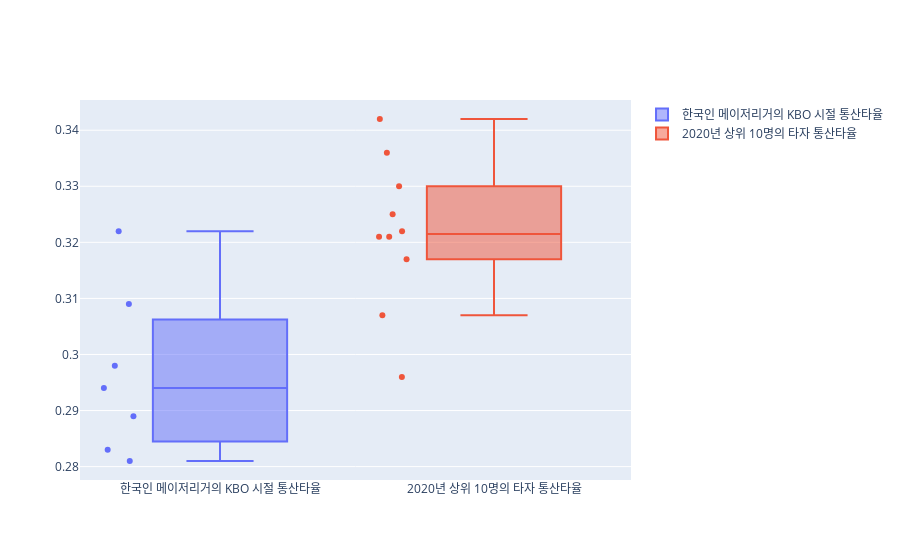

This figure's notebook cell:
### Markdown cell above
- <h3>한국인 메이저리거들의 KBO 선수시절 평균타율이 2020년 KBO 상위 10명 평균타율보다 낮았다.</h3>

### Code cell
hitter_majorleaguer_df_by_career = pd.DataFrame(columns=['이름', '타율'])
top10_hitter_df_by_career = pd.DataFrame(columns=['이름', '타율'])

for idx, name in enumerate(hitter_majorleaguer['Name']):
    #print(korean_majorleaguer_dict[name])
    temp_data = [name, float(korean_majorleaguer_dict[name].iloc[korean_majorleaguer_dict[name].shape[0]-1]['타율'])]
    hitter_majorleaguer_df_by_career.loc[idx] = temp_data
    
for idx, name in enumerate(top10_hitter_dict.keys()):
    temp_data = [name, float(top10_hitter_dict[name].iloc[top10_hitter_dict[name].shape[0]-1]['타율'])]
    top10_hitter_df_by_career.loc[idx] = temp_data
    
hovertemplate_ = hitter_majorleaguer_df_by_career['이름'].to_list()

fig = go.Figure()
fig.add_trace(go.Box(y=hitter_majorleaguer_df_by_career['타율'],
                     boxpoints='all',
                    name='한국인 메이저리거의 KBO 시절 통산타율',
                     text=['이름: {}<br>타율: {}'.format(x, y) for x, y in zip(hitter_majorleaguer_df_by_career['이름'],
                                                                           hitter_majorleaguer_df_by_career['타율'])]))
fig.add_trace(go.Box(y=top10_hitter_df_by_career['타율'],
                     boxpoints='all',
                    name='2020년 상위 10명의 타자 통산타율',
                    text=['이름: {}<br>타율: {}'.format(x, y) for x, y in zip(top10_hitter_df_by_career['이름'],
                                                                          top10_hitter_df_by_career['타율'])]))

fig.show()

### Figure 1 — Plotly figure (JSON) as saved in the notebook; plotly's stock layout.template omitted (floating-point values rounded to 4 significant figures)
{"data": [{"boxpoints": "all", "name": "한국인 메이저리거의 KBO 시절 통산타율", "text": ["이름: 강정호<br>타율: 0.298", "이름: 김하성<br>타율: 0.294", "이름: 김현수<br>타율: 0.322", "이름: 박병호<br>타율: 0.283", "이름: 이대호<br>타율: 0.309", "이름: 최희섭<br>타율: 0.281", "이름: 황재균<br>타율: 0.289"], "type": "box", "y": [0.298, 0.294, 0.322, 0.283, 0.309, 0.281, 0.289]}, {"boxpoints": "all", "name": "2020년 상위 10명의 타자 통산타율", "text": ["이름: 최형우<br>타율: 0.321", "이름: 손아섭<br>타율: 0.325", "이름: 로하스<br>타율: 0.321", "이름: 박민우<br>타율: 0.33", "이름: 페르난데스<br>타율: 0.342", "이름: 이정후<br>타율: 0.336", "이름: 허경민<br>타율: 0.296", "이름: 김현수<br>타율: 0.322", "이름: 강백호<br>타율: 0.317", "이름: 양의지<br>타율: 0.307"], "type": "box", "y": [0.321, 0.325, 0.321, 0.33, 0.342, 0.336, 0.296, 0.322, 0.317, 0.307]}], "layout": {}}
